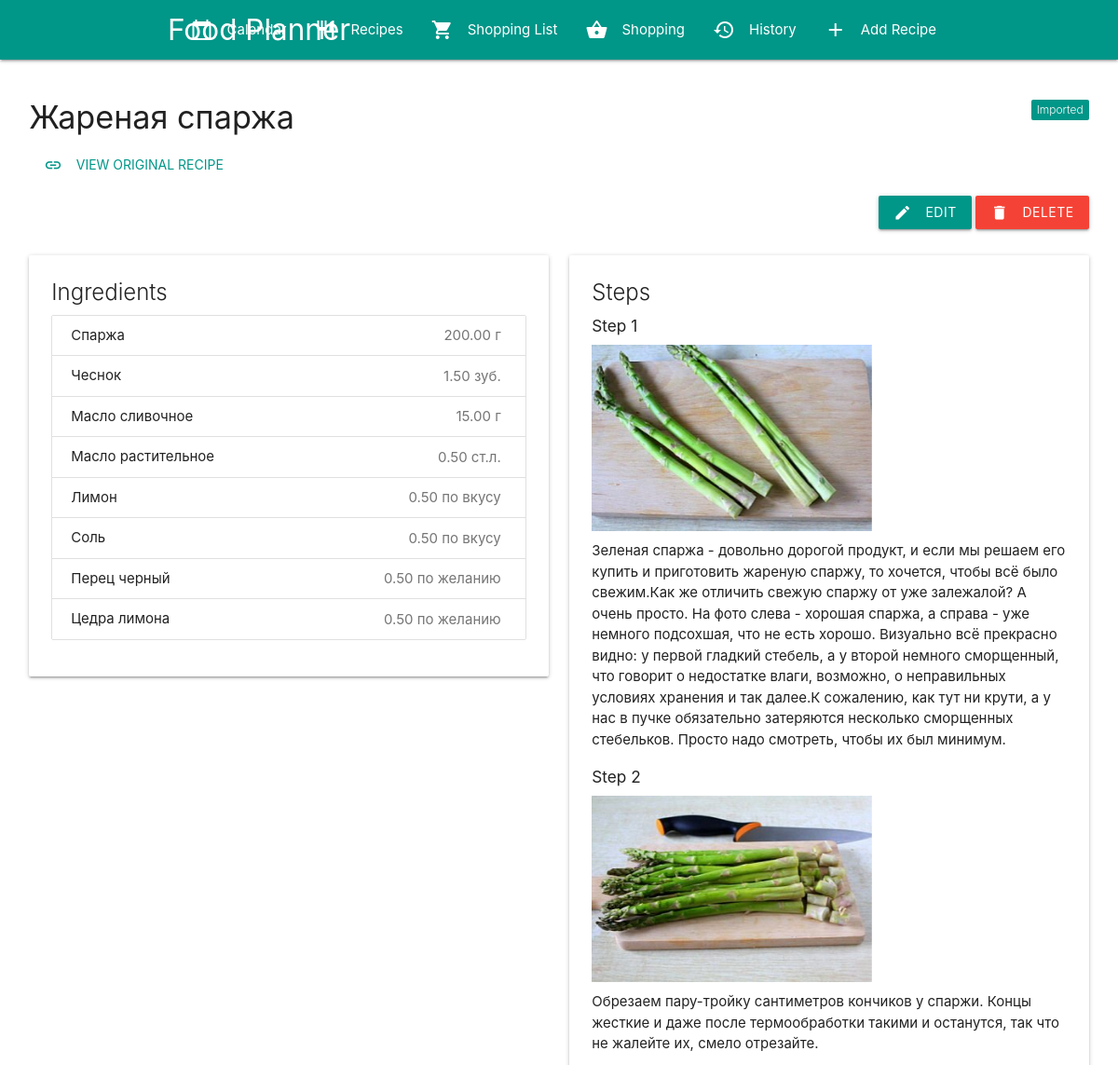
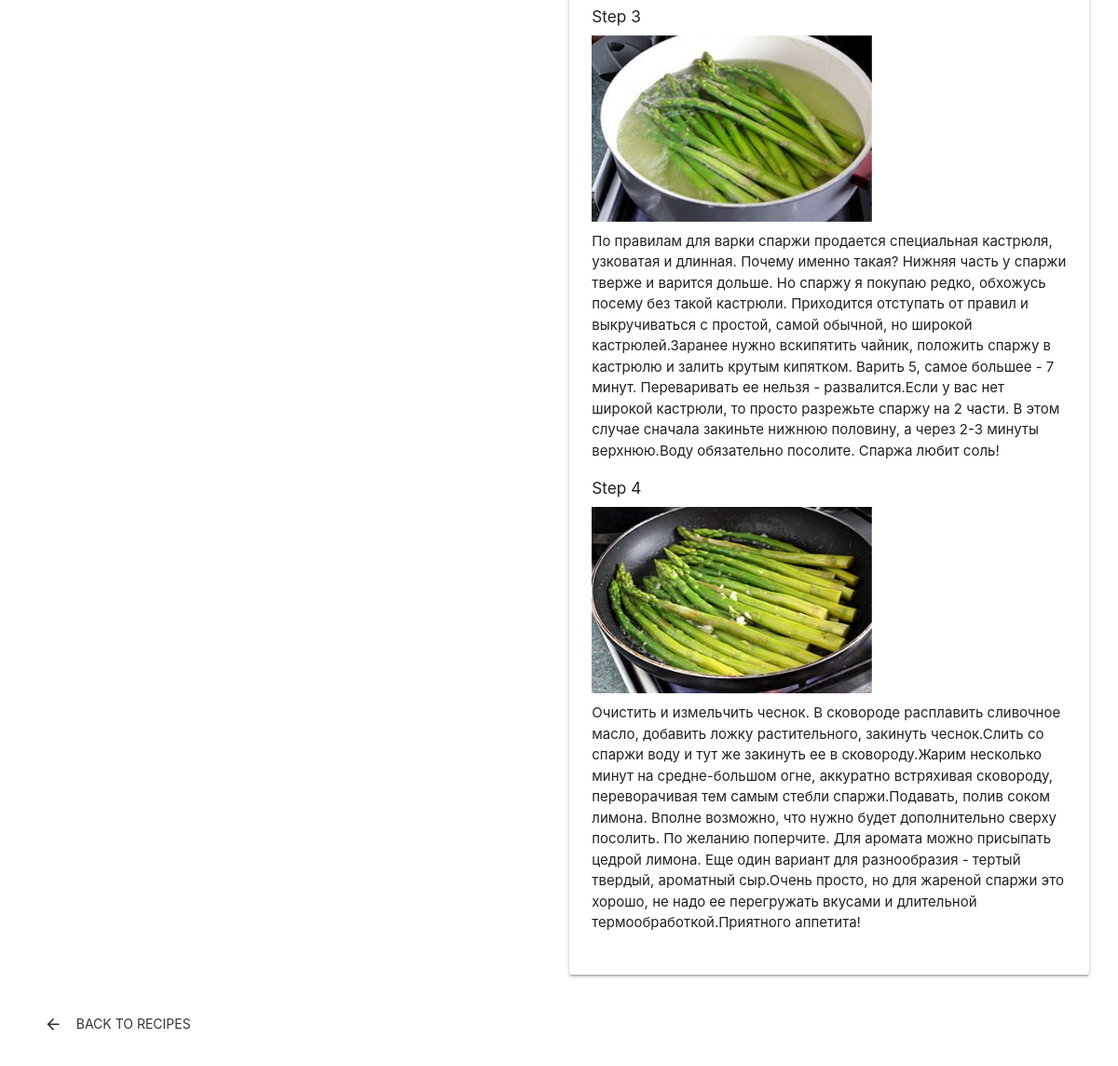
Screenshot of /recipe/63/ with the database file from the repository (2 pictures, top to bottom).
### recipes/models.py (models this page shows, shortened)
class Recipe(models.Model):
    title = models.CharField(max_length=200)
    source_url = models.URLField(blank=True, null=True)
    created_at = models.DateTimeField(auto_now_add=True)
    updated_at = models.DateTimeField(auto_now=True)

class Ingredient(models.Model):
    recipe = models.ForeignKey(Recipe, on_delete=models.CASCADE, related_name='ingredients')
    name = models.CharField(max_length=100)
    quantity = models.DecimalField(max_digits=10, decimal_places=2)
    unit = models.CharField(max_length=50)
    no_need_to_buy = models.BooleanField(default=False)

class Step(models.Model):
    recipe = models.ForeignKey(Recipe, on_delete=models.CASCADE, related_name='steps')
    order = models.PositiveIntegerField()
    description = models.TextField()
    photo = models.ImageField(upload_to='step_photos/', blank=True, null=True)
    class Meta:
        ordering = ['order']

### recipes/views.py (the view)
# urls.py: path('recipe/<int:pk>/', views.recipe_detail, name='recipe_detail'),
def recipe_detail(request, pk):
    recipe = get_object_or_404(Recipe, pk=pk)
    return render(request, 'recipes/recipe_detail.html', {'recipe': recipe})

### recipes/templates/recipes/recipe_detail.html (shortened to what this page needs)
{% extends 'recipes/base.html' %}
{% block content %}
<div class="row">
    <div class="col s12">
        <h4>{{ recipe.title }}
            {% if recipe.source_url %}
            <span class="new badge teal" data-badge-caption="Imported"></span>
            {% endif %}
        </h4>
        {% if recipe.source_url %}
        <p><a href="{{ recipe.source_url }}" target="_blank" class="btn-flat teal-text">
            <i class="material-icons left">link</i>View Original Recipe
        </a></p>
        {% endif %}
        <div class="right hide-on-small-only">
            <a href="{% url 'recipe_edit' recipe.pk %}" class="btn teal">
                <i class="material-icons left">edit</i>Edit
            </a>
            <a href="{% url 'recipe_delete' recipe.pk %}" class="btn red">
                <i class="material-icons left">delete</i>Delete
            </a>
        </div>
    </div>
</div>
<div class="row">
    <div class="col s12 l6">
        <div class="card">
            <div class="card-content">
                <span class="card-title">Ingredients</span>
                {% if recipe.ingredients.all %}
                <ul class="collection">
                    {% for ingredient in recipe.ingredients.all %}
                    <li class="collection-item">
                        <span class="badge">{{ ingredient.quantity }} {{ ingredient.unit }}</span>
                        {{ ingredient.name }}
                    </li>
                    {% endfor %}
                </ul>
                {% else %}
                <p class="grey-text">No ingredients added yet.</p>
                {% endif %}
            </div>
        </div>
    </div>
    <div class="col s12 l6">
        <div class="card">
            <div class="card-content">
                <span class="card-title">Steps</span>
                {% if recipe.steps.all %}
                {% for step in recipe.steps.all %}
                <div class="step-item" style="margin-bottom: 20px;">
                    <h6>Step {{ step.order }}</h6>
                    {% if step.photo %}
                    <img src="{{ step.photo.url }}" alt="Step {{ step.order }}" class="responsive-img materialboxed step-photo" style="max-height: 200px; margin: 10px 0;">
                    {% endif %}
                    <p>{{ step.description }}</p>
                </div>
                {% endfor %}
                {% else %}
                <p class="grey-text">No steps added yet.</p>
                {% endif %}
            </div>
        </div>
    </div>
</div>
<div class="row">
    <div class="col s12">
        <a href="{% url 'recipe_list' %}" class="btn-flat">
            <i class="material-icons left">arrow_back</i>Back to Recipes
        </a>
    </div>
</div>
{% endblock %}

### recipes/templates/recipes/base.html (style rules this page uses)
.step-photo { max-width: 100%; height: auto; }

### rows the page displays
Recipe: title "Жареная спаржа"
Ingredient: quantity "200.00", unit "г", name "Спаржа"
Ingredient: quantity "1.50", unit "зуб.", name "Чеснок"
Ingredient: quantity "15.00", unit "г", name "Масло сливочное"
Ingredient: quantity "0.50", unit "ст.л.", name "Масло растительное"
Ingredient: quantity "0.50", unit "по вкусу", name "Лимон"
Ingredient: quantity "0.50", unit "по вкусу", name "Соль"
Ingredient: quantity "0.50", unit "по желанию", name "Перец черный"
Ingredient: quantity "0.50", unit "по желанию", name "Цедра лимона"
Step: order "1", photo (picture), description "Зеленая спаржа - довольно дорогой продукт, и если мы решаем его купить и приготовить жареную спаржу, то хочется, чтобы всё было свежим.Как же отличить свежую спаржу от уже залежалой? А очень просто. На фото слева - хорошая спаржа, а справа - уже немного подсохшая, что не есть хорошо. Визуально всё прекрасно видно: у первой гладкий стебель, а у второй немного сморщенный, что говорит о недостатке влаги, возможно, о неправильных условиях хранения и так далее.К сожалению, как тут ни крути, а у нас в пучке обязательно затеряются несколько сморщенных стебельков. Просто надо смотреть, чтобы их был минимум."
Step: order "2", photo (picture), description "Обрезаем пару-тройку сантиметров кончиков у спаржи. Концы жесткие и даже после термообработки такими и останутся, так что не жалейте их, смело отрезайте."
Step: order "3", photo (picture), description "По правилам для варки спаржи продается специальная кастрюля, узковатая и длинная. Почему именно такая? Нижняя часть у спаржи тверже и варится дольше. Но спаржу я покупаю редко, обхожусь посему без такой кастрюли. Приходится отступать от правил и выкручиваться с простой, самой обычной, но широкой кастрюлей.Заранее нужно вскипятить чайник, положить спаржу в кастрюлю и залить крутым кипятком. Варить 5, самое большее - 7 минут. Переваривать ее нельзя - развалится.Если у вас нет широкой кастрюли, то просто разрежьте спаржу на 2 части. В этом случае сначала закиньте нижнюю половину, а через 2-3 минуты верхнюю.Воду обязательно посолите. Спаржа любит соль!"
Step: order "4", photo (picture), description "Очистить и измельчить чеснок. В сковороде расплавить сливочное масло, добавить ложку растительного, закинуть чеснок.Слить со спаржи воду и тут же закинуть ее в сковороду.Жарим несколько минут на средне-большом огне, аккуратно встряхивая сковороду, переворачивая тем самым стебли спаржи.Подавать, полив соком лимона. Вполне возможно, что нужно будет дополнительно сверху посолить. По желанию поперчите. Для аромата можно присыпать цедрой лимона. Еще один вариант для разнообразия - тертый твердый, ароматный сыр.Очень просто, но для жареной спаржи это хорошо, не надо ее перегружать вкусами и длительной термообработкой.Приятного аппетита!"
